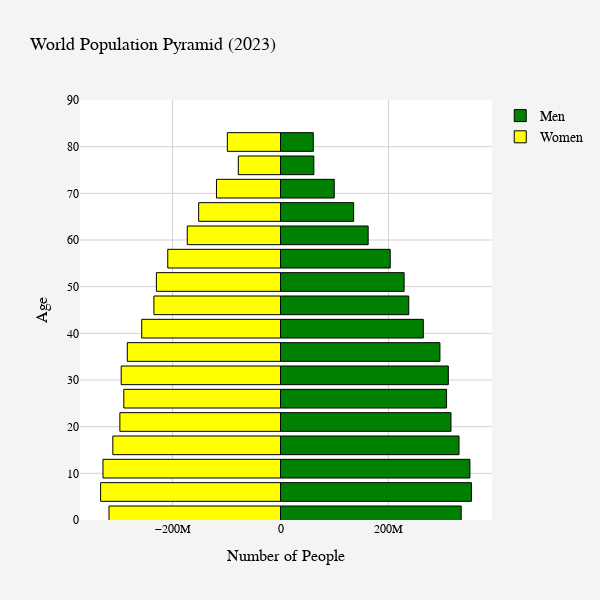

Notebook code for this chart:
### Code cell
# Creating a population pyramid of the world
py.init_notebook_mode(connected=True)

layout_world1 = go.Layout(
    title="World Population Pyramid (2023)",
    title_font=dict(size=18, color='black'),
    barmode='overlay',
    width=600,
    height=600,
    paper_bgcolor='#f4f4f4',
    plot_bgcolor='#ffffff',
    font=dict(family="Arial, sans-serif", size=14, color="black"),
    xaxis=dict(
        title='Number of People',
        title_font=dict(size=16),
        tickfont=dict(size=12),
        gridcolor='lightgray'
    ),
    yaxis=dict(
        range=[0, 90],
        title='Age',
        title_font=dict(size=16),
        tickfont=dict(size=12),
        gridcolor='lightgray'
    ),
    showlegend=True
)

bins_world1 = [go.Bar(x = world.loc[str(2023),:].filter(regex="Male").values,
               y = [int(s[:2])+1 for s in ages],
               orientation='h',
               name='Men',
               marker=dict(color='green', line=dict(color='black', width=1)),
               hoverinfo='skip'
               ),

        go.Bar(x = -world.loc[str(2023),:].filter(regex="Female").values,
               y=[int(s[:2])+1 for s in ages],
               orientation='h',
               name='Women',
               marker=dict(color='yellow', line=dict(color='black', width=1)),
               hoverinfo='skip',
               )
        ]

py.iplot(dict(data=bins_world1, layout=layout_world1))

### Figure 1 — Plotly figure (JSON) as saved in the notebook; plotly's stock layout.template omitted (floating-point values rounded to 4 significant figures)
{"data": [{"hoverinfo": "skip", "marker": {"color": "green", "line": {"color": "black", "width": 1}}, "name": "Men", "orientation": "h", "type": "bar", "x": [334765288, 353677898, 350908323, 330734289, 315810689, 307639362, 310933348, 295368359, 264576185, 237668148, 229011272, 203254223, 162420898, 135500657, 99573175, 61764493, 60745503], "y": [1, 6, 11, 16, 21, 26, 31, 36, 41, 46, 51, 56, 61, 66, 71, 76, 81]}, {"hoverinfo": "skip", "marker": {"color": "yellow", "line": {"color": "black", "width": 1}}, "name": "Women", "orientation": "h", "type": "bar", "x": [-317720103, -333286965, -328854130, -310627065, -297607203, -290279991, -295121795, -283877044, -257096669, -234564251, -229951766, -208886865, -172758277, -151572611, -118632451, -78182123, -98504674], "y": [1, 6, 11, 16, 21, 26, 31, 36, 41, 46, 51, 56, 61, 66, 71, 76, 81]}], "layout": {"barmode": "overlay", "font": {"color": "black", "family": "Arial, sans-serif", "size": 14}, "height": 600, "paper_bgcolor": "#f4f4f4", "plot_bgcolor": "#ffffff", "showlegend": true, "title": {"font": {"color": "black", "size": 18}, "text": "World Population Pyramid (2023)"}, "width": 600, "xaxis": {"gridcolor": "lightgray", "tickfont": {"size": 12}, "title": {"font": {"size": 16}, "text": "Number of People"}}, "yaxis": {"gridcolor": "lightgray", "range": [0, 90], "tickfont": {"size": 12}, "title": {"font": {"size": 16}, "text": "Age"}}}}
